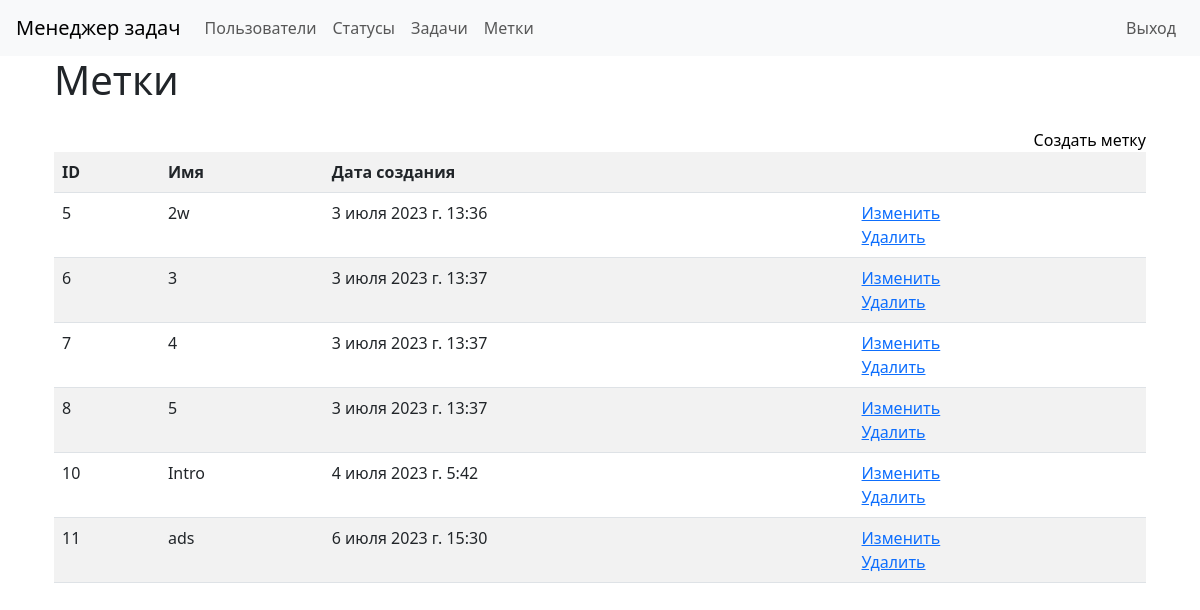
Before: /labels/ (signed in) with the older database file.
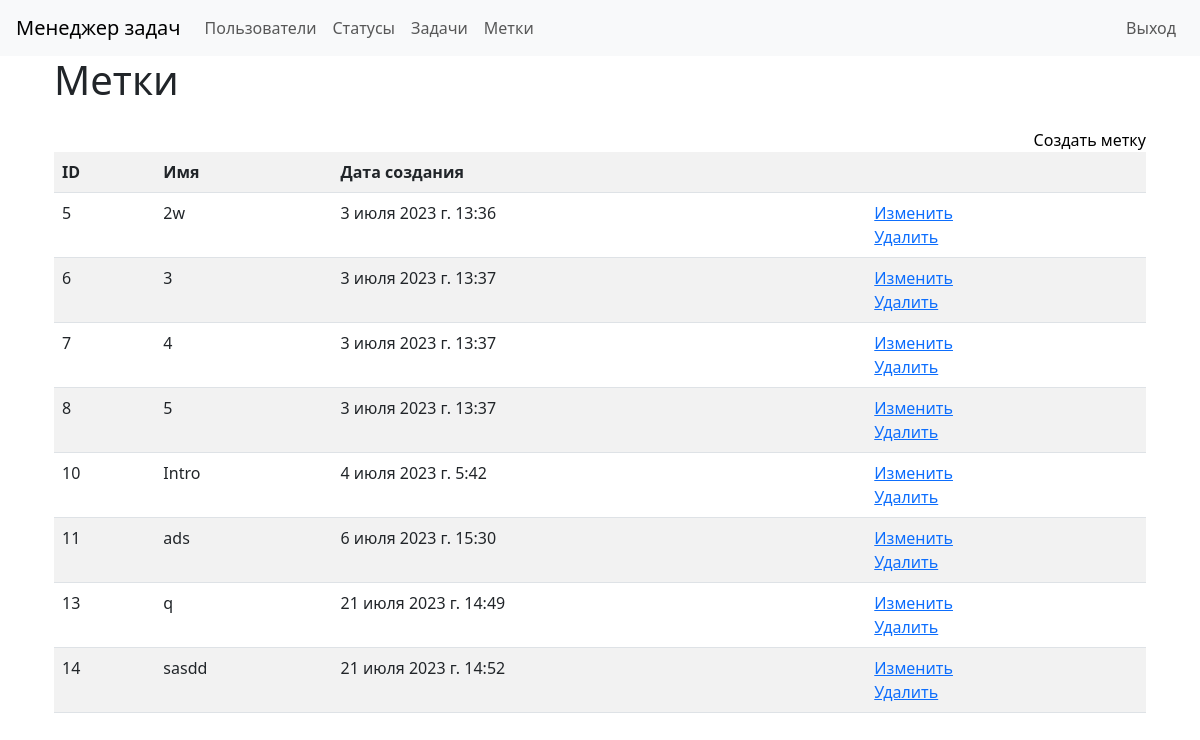
After: the same page with the newer database file.
### task_manager/labels/models.py (models this page shows)
class LabelModel(models.Model):
    name = models.CharField(max_length=100)
    timestamp = models.DateTimeField(auto_now_add=True)
    def __str__(self):
        return self.name

### task_manager/labels/views.py (the view)
# urls.py: path('', views.LabelView.as_view(), name='label_list'),
class LabelView(AppLoginMixin, ListView):
    template_name = 'labels/labels.html'
    model = LabelModel

### task_manager/labels/templates/labels/labels.html
{% extends "base.html" %}
{% load i18n %}
{% block main %}
<div class="container wrapper flex-grow-1">
    <h1 class="mb-4">{% trans "Labels" %}</h1>
    <a class="d-flex justify-content-end text-black text-decoration-none" href="{% url 'create_label' %}">{% trans "Create label" %}</a>
    <table class="table table-striped">
        <tr>
            <th>ID</th>
            <th>{% trans "Name" %}</th>
            <th>{% trans "Create at" %}</th>
            <th></th>
        </tr>
        {% for label in object_list %}
        <tr>
            <td>{{ label.id }}</td>
            <td>{{ label }}</td>
            <td>{{ label.timestamp }}</td>
            <td><a href="{% url 'update_label' pk=label.id %}">{% trans 'Update' %}</a><br>
                <a href="{% url 'delete_label' pk=label.id %}">{% trans "Delete" %}</a></td>
        </tr>
        {% endfor %}
    </table>
</div>
{% endblock %}

Changed rows visible on the page:
added LabelModel: id "13", name "q", timestamp "21 июля 2023 г. 14:49"
added LabelModel: id "14", name "sasdd", timestamp "21 июля 2023 г. 14:52"
